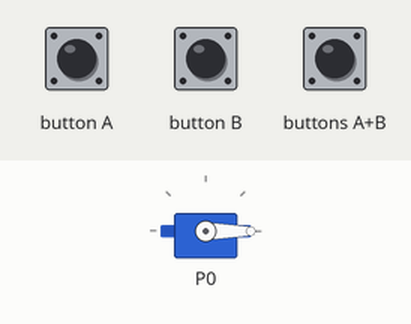
The program below on a simulated BBC micro:bit (MakeCode). On the bench: servo. The test bench sets the inputs (shaded band).

Above: at 1.2 s.
1.3 s: button A pressed for 0.15 s
At 3.6 s:
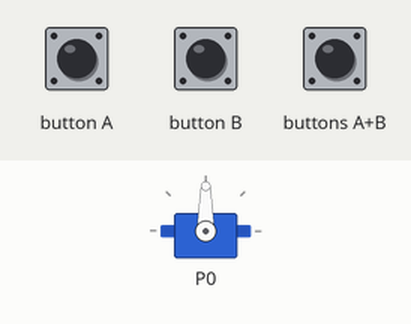
4.4 s: button B pressed for 0.15 s
At 5.0 s:
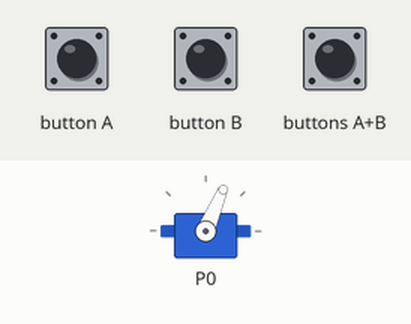
7.5 s: buttons A+B pressed for 0.15 s
At 8.0 s:
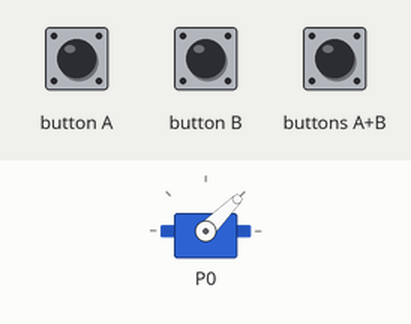
Timing chart, 0 to 10.5 s (numbered marks = the images above; inputs shaded):
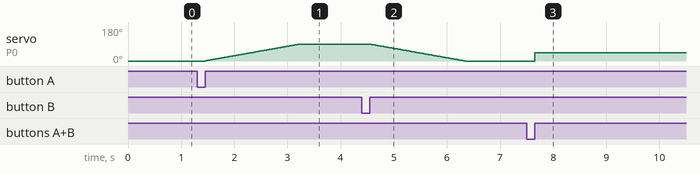

Measured:
- after the input at 1.3 s, servo on P0: moves from 0° to 90° over 1.8 s, starting after 0.15 s
- after the input at 4.4 s, servo on P0: moves from 90° to 0° over 1.8 s, starting after 0.15 s
- after the input at 7.5 s, servo on P0: 0° → 45° after 0.15 s

The program:

main.ts
```typescript
input.onButtonPressed(Button.A, function () {
    while (rotation < 90) {
        rotation = rotation + 1
        pins.servoWritePin(AnalogPin.P0, rotation)
        basic.pause(20)
    }
})
input.onButtonPressed(Button.AB, function () {
    rotation = 45
    pins.servoWritePin(AnalogPin.P0, rotation)
})
input.onButtonPressed(Button.B, function () {
    while (rotation > 0) {
        rotation = rotation - 1
        pins.servoWritePin(AnalogPin.P0, rotation)
        basic.pause(20)
    }
})
let rotation = 0
pins.servoWritePin(AnalogPin.P0, 0)
rotation = 0
basic.forever(function () {

})
```

test.ts
```typescript
// les tests vont ici ; cela ne sera pas compilé si ce paquet est utilisé en tant qu'extension.
```
